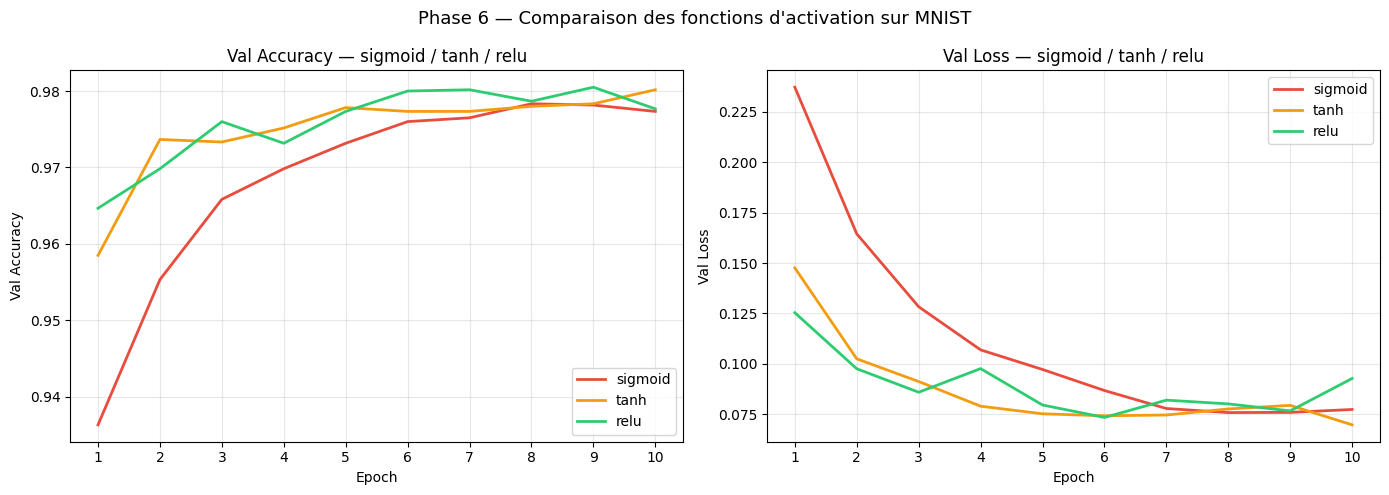

Python code for this plot:
import os
os.environ['TF_CPP_MIN_LOG_LEVEL'] = '3'
os.environ['TF_ENABLE_ONEDNN_OPTS'] = '0'

import numpy as np
import matplotlib
matplotlib.use('Agg')
import matplotlib.pyplot as plt

from tensorflow import keras
from tensorflow.keras import layers

(X_train, y_train), (X_test, y_test) = keras.datasets.mnist.load_data()
X_train = X_train.reshape(-1, 784).astype("float32") / 255.0
X_test  = X_test.reshape(-1, 784).astype("float32") / 255.0

activations = ['sigmoid', 'tanh', 'relu']
results = {}

print("=" * 70)
print("PHASE 6 : COMPARAISON ACTIVATIONS SUR MNIST")
print("=" * 70)
print(f"Architecture : 784 → Dense(128) → Dense(64) → Dense(10,Softmax)")
print(f"Epochs : 10 | Batch size : 64")
print("=" * 70)

for act in activations:
    print(f"\n--- {act.upper()} ---")

    model = keras.Sequential([
        layers.Dense(128, activation=act, input_shape=(784,)),
        layers.Dense(64,  activation=act),
        layers.Dense(10,  activation='softmax'),
    ])
    model.compile(
        optimizer='adam',
        loss='sparse_categorical_crossentropy',
        metrics=['accuracy']
    )

    history = model.fit(
        X_train, y_train,
        epochs=10,
        batch_size=64,
        validation_split=0.1,
        verbose=1
    )

    _, test_acc = model.evaluate(X_test, y_test, verbose=0)
    results[act] = {'history': history, 'test_acc': test_acc}

# Tableau récap
print("\n" + "=" * 70)
print("RÉSULTATS COMPARATIFS")
print("=" * 70)
print(f"{'Activation':12} | {'Val acc finale':>15} | {'Test acc':>10} | {'Convergence':>12}")
print("-" * 70)
for act, res in results.items():
    val_accs = res['history'].history['val_accuracy']
    epoch_90 = next((i+1 for i, v in enumerate(val_accs) if v >= 0.90), None)
    conv = f"epoch {epoch_90}" if epoch_90 else "> 10 epochs"
    print(f"{act:12} | {val_accs[-1]:>15.4f} | {res['test_acc']:>10.4f} | {conv:>12}")
print("=" * 70)

# Courbes val_accuracy superposées
colors = {'sigmoid': '#e74c3c', 'tanh': '#f39c12', 'relu': '#2ecc71'}
epochs = range(1, 11)

fig, axes = plt.subplots(1, 2, figsize=(14, 5))

for act, res in results.items():
    h = res['history'].history
    axes[0].plot(epochs, h['val_accuracy'], label=act, linewidth=2, color=colors[act])
    axes[1].plot(epochs, h['val_loss'],     label=act, linewidth=2, color=colors[act])

axes[0].set_title("Val Accuracy — sigmoid / tanh / relu")
axes[0].set_xlabel("Epoch"); axes[0].set_ylabel("Val Accuracy")
axes[0].legend(); axes[0].grid(True, alpha=0.3)
axes[0].set_xticks(list(epochs))

axes[1].set_title("Val Loss — sigmoid / tanh / relu")
axes[1].set_xlabel("Epoch"); axes[1].set_ylabel("Val Loss")
axes[1].legend(); axes[1].grid(True, alpha=0.3)
axes[1].set_xticks(list(epochs))

plt.suptitle("Phase 6 — Comparaison des fonctions d'activation sur MNIST", fontsize=13)
plt.tight_layout()
plt.savefig("phase6_activations.png", dpi=100, bbox_inches='tight')

# ======================================================================
# RÉSULTATS COMPARATIFS
# ======================================================================
# Activation   |  Val acc finale |   Test acc |  Convergence
# ----------------------------------------------------------------------
# sigmoid      |          0.9773 |     0.9727 |      epoch 1
# tanh         |          0.9802 |     0.9750 |      epoch 1
# relu         |          0.9777 |     0.9767 |      epoch 1
# ======================================================================
